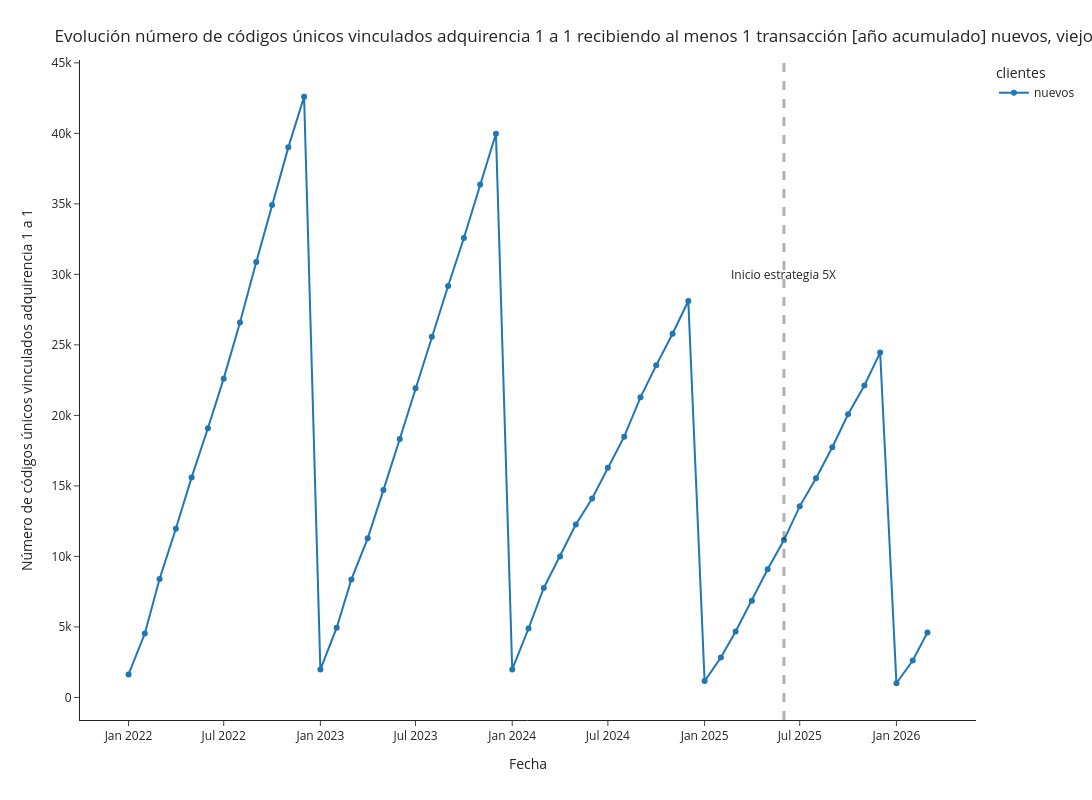

Notebook code cell kept with this figure:
### Code cell
df_plot1 = df[['fecha_ymd2', 'num_vinc_new_uso_cumsum_ym']]
df_plot1.columns = ['fecha', 'cantidad_clientes']
df_plot1['clientes'] = 'nuevos'
df_plot2 = df[['fecha_ymd2', 'num_vinc_old_uso_cumsum_ym']]
df_plot2.columns = ['fecha', 'cantidad_clientes']
df_plot2['clientes'] = 'viejos'
df_plot3 = df[['fecha_ymd2', 'num_vinc_all_uso_cumsum_ym']]
df_plot3.columns = ['fecha', 'cantidad_clientes']
df_plot3['clientes'] = 'totales'

df_plot = pd.concat([df_plot1])

fig = px.line(df_plot, x="fecha", y="cantidad_clientes", color='clientes',markers=True, template='simple_white', width=1600, height=800)
fig.add_vline(x='2025-06-01', line_width=3, line_dash="dash")
fig.update_layout(
    title={
        'text': "Evolución número de códigos únicos vinculados adquirencia 1 a 1 recibiendo al menos 1 transacción [año acumulado] nuevos, viejos y totales",
        'xanchor': 'left',
        'yanchor': 'top'},
    xaxis=dict(
            title=dict(
                text="Fecha"
            )),
    yaxis=dict(
            title=dict(
                text="Número de códigos únicos vinculados adquirencia 1 a 1"
            ))
)
fig.add_annotation(x='2025-06-01', y=30000,
            text="Inicio estrategia 5X",
            showarrow=False,
            arrowhead=1)
# fig.add_annotation(x='2025-11-01', y=142097,
#             text="142.097",
#             showarrow=True,
#             arrowhead=1)
# fig.add_annotation(x='2025-11-01', y=103274,
#             text="103.274",
#             showarrow=True,
#             arrowhead=1)
# fig.add_annotation(x='2025-11-01', y=38823,
#             text="38.823",
#             showarrow=True,
#             arrowhead=1)
fig.show()

### Figure 1 — Plotly figure (JSON) as saved in the notebook; plotly's stock layout.template omitted (floating-point values rounded to 4 significant figures)
{"data": [{"hovertemplate": "clientes=nuevos<br>fecha=%{x}<br>cantidad_clientes=%{y}<extra></extra>", "legendgroup": "nuevos", "line": {"color": "#1F77B4", "dash": "solid"}, "marker": {"symbol": "circle"}, "mode": "lines+markers", "name": "nuevos", "orientation": "v", "showlegend": true, "type": "scatter", "x": ["2026-03-01T00:00:00", "2026-02-01T00:00:00", "2026-01-01T00:00:00", "2025-12-01T00:00:00", "2025-11-01T00:00:00", "2025-10-01T00:00:00", "2025-09-01T00:00:00", "2025-08-01T00:00:00", "2025-07-01T00:00:00", "2025-06-01T00:00:00", "2025-05-01T00:00:00", "2025-04-01T00:00:00", "2025-03-01T00:00:00", "2025-02-01T00:00:00", "2025-01-01T00:00:00", "2024-12-01T00:00:00", "2024-11-01T00:00:00", "2024-10-01T00:00:00", "2024-09-01T00:00:00", "2024-08-01T00:00:00", "2024-07-01T00:00:00", "2024-06-01T00:00:00", "2024-05-01T00:00:00", "2024-04-01T00:00:00", "2024-03-01T00:00:00", "2024-02-01T00:00:00", "2024-01-01T00:00:00", "2023-12-01T00:00:00", "2023-11-01T00:00:00", "2023-10-01T00:00:00", "2023-09-01T00:00:00", "2023-08-01T00:00:00", "2023-07-01T00:00:00", "2023-06-01T00:00:00", "2023-05-01T00:00:00", "2023-04-01T00:00:00", "2023-03-01T00:00:00", "2023-02-01T00:00:00", "2023-01-01T00:00:00", "2022-12-01T00:00:00", "2022-11-01T00:00:00", "2022-10-01T00:00:00", "2022-09-01T00:00:00", "2022-08-01T00:00:00", "2022-07-01T00:00:00", "2022-06-01T00:00:00", "2022-05-01T00:00:00", "2022-04-01T00:00:00", "2022-03-01T00:00:00", "2022-02-01T00:00:00", "2022-01-01T00:00:00"], "xaxis": "x", "y": [4602, 2617, 1004, 24455, 22119, 20079, 17741, 15543, 13549, 11155, 9084, 6861, 4674, 2828, 1159, 28109, 25789, 23547, 21278, 18489, 16281, 14112, 12260, 9995, 7763, 4888, 1985, 39969, 36374, 32585, 29174, 25578, 21917, 18330, 14716, 11281, 8370, 4945, 1975, 42597, 39008, 34928, 30883, 26588, 22607, 19087, 15602, 11960, 8402, 4531, 1628], "yaxis": "y"}], "layout": {"annotations": [{"arrowhead": 1, "showarrow": false, "text": "Inicio estrategia 5X", "x": "2025-06-01", "y": 30000}], "height": 800, "legend": {"title": {"text": "clientes"}, "tracegroupgap": 0}, "margin": {"t": 60}, "shapes": [{"line": {"dash": "dash", "width": 3}, "type": "line", "x0": "2025-06-01", "x1": "2025-06-01", "xref": "x", "y0": 0, "y1": 1, "yref": "y domain"}], "title": {"text": "Evolución número de códigos únicos vinculados adquirencia 1 a 1 recibiendo al menos 1 transacción [año acumulado] nuevos, viejos y totales", "xanchor": "left", "yanchor": "top"}, "width": 1600, "xaxis": {"anchor": "y", "domain": [0, 1], "title": {"text": "Fecha"}}, "yaxis": {"anchor": "x", "domain": [0, 1], "title": {"text": "Número de códigos únicos vinculados adquirencia 1 a 1"}}}}
